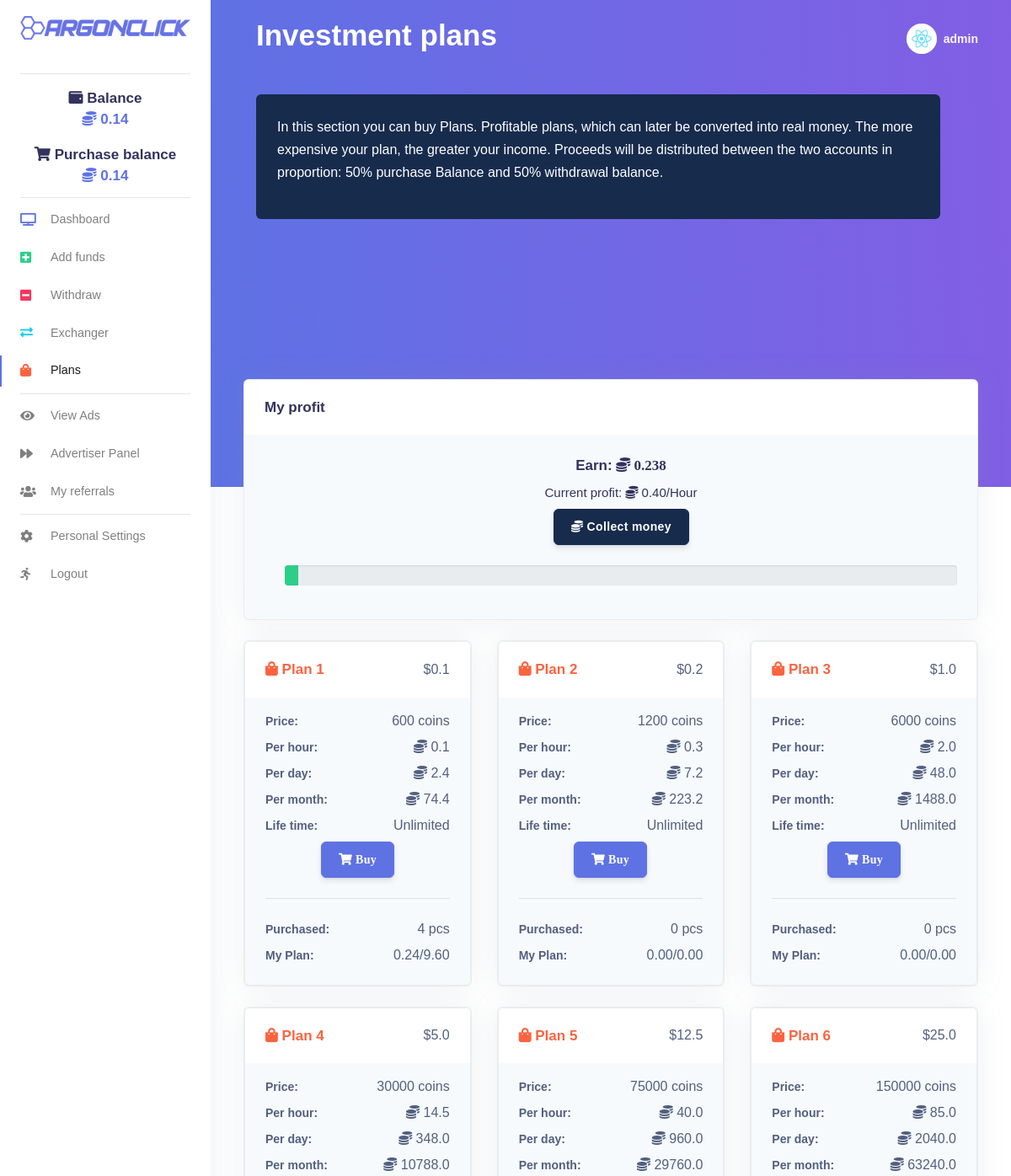
The app's page /plans/ (signed in, upper part), older data.
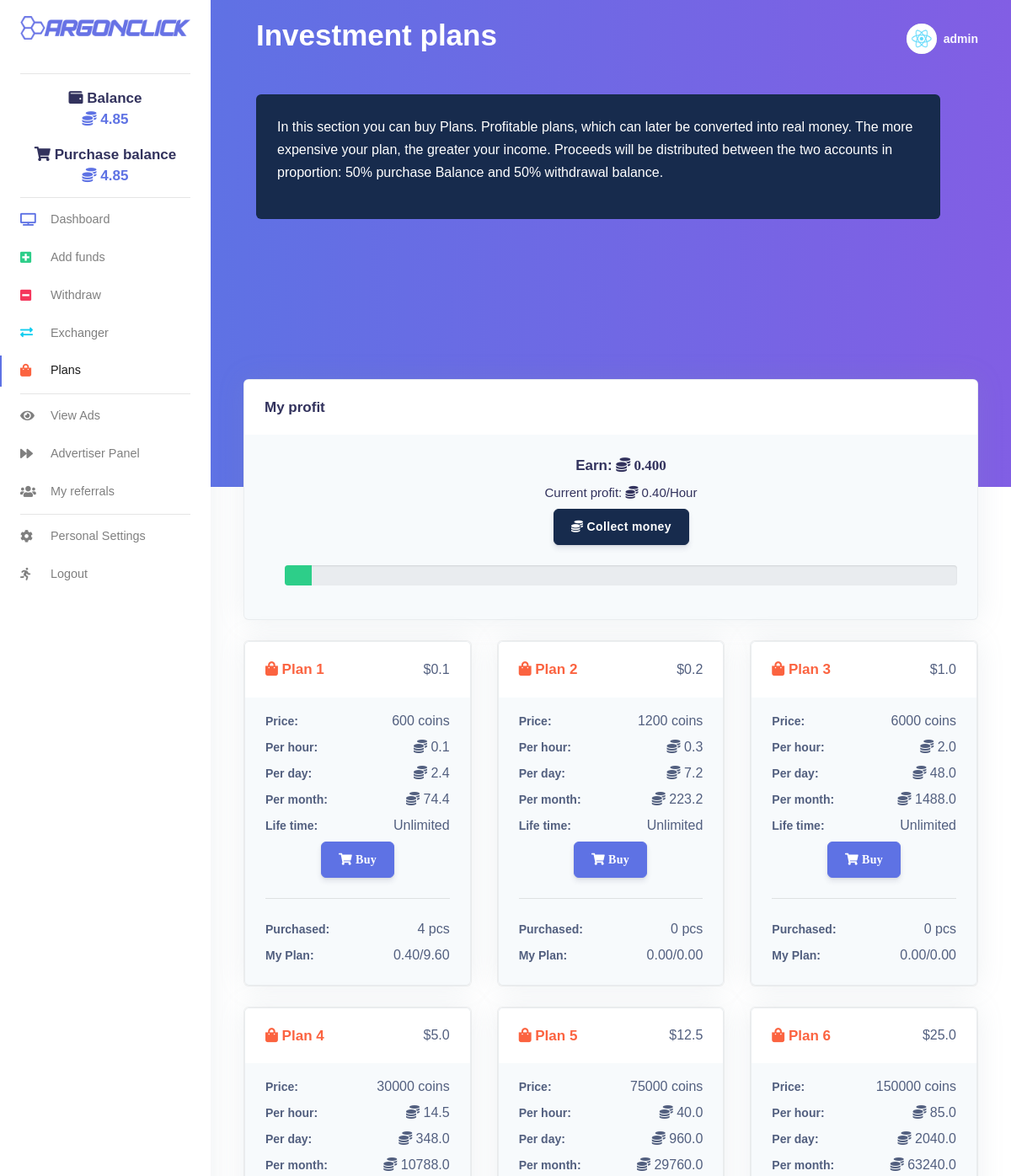
The same page, newer data.
### frontend/models.py (models this page shows, shortened)
class Profile(models.Model):
    user = models.OneToOneField(User, on_delete=models.CASCADE)
    bio = models.TextField(max_length=500, blank=True)
    code = models.CharField(max_length=6, blank=True)
    recommended_by = models.ForeignKey(User, on_delete=models.CASCADE, blank=True, null=True, related_name="ref_by")
    balance = models.FloatField(default=0.00, max_length=7)
    purchase_balance = models.FloatField(default=0.00, max_length=7)
    click = models.IntegerField(default=0)
    per_hour = models.FloatField(default=0.00, max_length=7)
    profit = models.FloatField(default=0.00, max_length=7)
    alltime_earning = models.FloatField(default=0.00)
    investment_plans = models.TextField(blank=True, null=True)
    all_deposits = models.FloatField(default=0.00, max_length=7)
    earned_click = models.FloatField(default=0.00, max_length=7)
    deposit = models.FloatField(default=0.00, max_length=7)
    paid_out = models.FloatField(default=0.00, max_length=7)
    payeer = models.CharField(max_length=9, blank=True, null=True)
    perfectmoney = models.CharField(max_length=9, blank=True, null=True)
    created = models.DateTimeField(auto_now_add=True)
    plan_created = models.DateTimeField(auto_now_add=True)
    no_plan = models.IntegerField(default=0)
    no_ad = models.IntegerField(default=0)
    title = models.CharField(max_length=70, blank=True, null=True)
    url = models.URLField(blank=True, max_length=200)
    ads = models.TextField(blank=True, null=True)
    plans = models.TextField(blank=True, null=True)
    def save(self, *args, **kwargs):
        if self.code == '':
            code = generate_ref_code()
            self.code = code
        super().save(*args, **kwargs)

class PlansPlan(models.Model):
    price = models.IntegerField(default=0)
    price_in_dollor  = models.FloatField(default=0)
    per_hour = models.FloatField(default=0)
    per_day = models.FloatField(default=0)
    per_month = models.FloatField(default=0)
    life_time = models.CharField(max_length=10, null=True, blank=True)
    def save(self, *args, **kwargs):
        super().save(*args, **kwargs)

### frontend/views.py (the view, shortened to what this page needs)
# urls.py: path('plans/', views.plans, name="plans_page"),
@login_required(login_url='login_page')
def plans(request, *args, **kwargs):
    user_obj = User.objects.get(username=str(request.user.username))
    profile = Profile.objects.get(user=user_obj)
    if profile.plans in ['plans', None]: profile.ads = ''
    if profile.investment_plans in ['plans', None]: profile.investment_plans = ''
    a = pytz.utc.localize(datetime.utcnow())
    b = a-profile.plan_created
    second = b.seconds
    hour = second/3600
    profile.per_hour = 0
    b = save_asList(profile, profile.investment_plans)
    l = PlansPlan.objects.count()
    prof = [0]*l
    max_prof = [0]*l
    for plan in PlansPlan.objects.all():
        profile.per_hour += plan.per_hour*int(b[plan.id-1])
        if len(save_asList(profile, profile.investment_plans)) != PlansPlan.objects.count():
            profile.investment_plans += f"0"
        plan.save()
    for i in range(l):
        plan = PlansPlan.objects.get(id=i+1)
        max_prof[i] = 24*plan.per_hour*int(b[i])
        if hour > 24:
            profile.profit = 24*profile.per_hour
            prof[i] = 24*plan.per_hour*int(b[i])
        else:
            profile.profit = hour*profile.per_hour
            prof[i] = hour*plan.per_hour*int(b[i])
    if profile.profit > profile.per_hour*24:
        profile.profit = profile.per_hour*24
        max_profit = 100
    elif profile.profit == 0:
        max_profit = 0
    else:
        max_profit = int((profile.profit/(profile.per_hour*24)*100))
    profile.save()
    return render(request, 'frontend/plans.html', {"profile": profile,
                                                   "plans": zip(PlansPlan.objects.all(), prof, max_prof, save_asList(profile, profile.investment_plans)),
                                                   "pcs": sum([int(i) for i in save_asList(profile, profile.investment_plans)]),
                                                   "profit": profile.profit,
                                                   "max_profit": max_profit,
                                                   })

### frontend/views.py (called while the page is built, shortened)
def save_asList(profile, obj):
    if len(obj):
        a = obj
        if a.count('') > 1:
            a = a.split('')
        else:
            a = a.replace('', '').split("ው")
        if '' in a: a.remove('')
        if obj == profile.investment_plans: return a
    return []

### frontend/templates/frontend/plans.html (shortened to what the changed rows need)
{% load i18n static %}<!DOCTYPE html>
{% load static %}
{% load compress %}
{% get_current_language as LANGUAGE_CODE %}{% get_current_language_bidi as LANGUAGE_BIDI %}
<html lang="{{ LANGUAGE_CODE|default:"en-us" }}" {% if LANGUAGE_BIDI %}dir="rtl"{% endif %}>
<head>
    {% compress css %}
    <link rel="stylesheet" type="text/css" href="{% static 'css/css.css' %}" charset="utf-8">
    <link rel="stylesheet" href="https://cdnjs.cloudflare.com/ajax/libs/font-awesome/5.5.0/css/all.css" type="text/css" charset="utf-8">
    <link rel="stylesheet" href="https://appsrv1-147a1.kxcdn.com/black-dashboard/css/nucleo-icons.min.css" type="text/css" charset="utf-8">
    <link rel="stylesheet" type="text/css" href="{% static 'css/argon-dashboard.css' %}" charset="utf-8">
    <link rel="stylesheet" type="text/css" href="{% static 'css/animate.css' %}" charset="utf-8">
    {% endcompress %}
</head>
{% load i18n %}
<body class="body">
<nav class="navbar navbar-vertical fixed-left navbar-expand-md navbar-light bg-white" id="sidenav-main">
  <div class="container-fluid">
    <div class="collapse navbar-collapse" id="sidenav-collapse-main">
      <ul id="wallet-shopping" class="navbar-nav">
           <div class="text-center mt-4">
                    <h3><i class="fas fa-wallet"></i> Balance</h3>
                    <div class="h3 font-weight-bold text-primary mt--2"> <i class="fas fa-coins"></i>  {{ profile.balance|floatformat:2 }}</div>
                  </div>
             <div class="text-center mt-2">
                    <h3><i class="fas fa-shopping-cart"></i> Purchase balance</h3>
                    <div class="h3 font-weight-bold text-primary mt--2"> <i class="fas fa-coins"></i>  {{ profile.purchase_balance|floatformat:2  }}</div>
                  </div>
      </ul>
    </div>
  </div>
</nav>
  <div class="main-content">
    <nav class="navbar navbar-top navbar-expand-md navbar-dark" id="navbar-main">
      <div class="container-fluid">
        <div class="col">
          <h1 class="display-3 text-white">Investment plans</h1>
        </div>
      </div>
    </nav>
    <div class="container-fluid mt--8">
      <div id="rate_click" class="row">
        <div class="col-xl-12">
          <div class="card bg-secondary shadow">
            <div class="card-body">
              <div class="pl-lg-4">
                <div class="row">
                  <div class="col-lg-12">
                    <div class="text-center">
                        <h3>Earn: <span class="fas fa-coins notranslate" id="Sbor"> {{ profit|floatformat:3 }}</span></h3>
                      <div class="h4 font-weight-300">Current profit: <i class="fas fa-coins"></i> {{ profile.per_hour|floatformat:2 }}/Hour</div>
                      <form action="{% url 'plans_page' %}" id="collectForm" method="post">
                        <button class="btn btn-default" id="collect-btn" type="submit">
                        </button>
                      </form>
                      <br />
                    {% if max_profit <= 50 %}
                      <div class="progress">
                          <div class="progress-bar bg-success" role="progressbar" style="width: {{max_profit}}%" aria-valuenow="25" aria-valuemin="0" aria-valuemax="100"></div>
                      </div>
                    {% elif 50 < max_profit < 100 %}
                      <div class="progress">
                          <div class="progress-bar bg-warning" role="progressbar" style="width: {{max_profit}}%" aria-valuenow="75" aria-valuemin="0" aria-valuemax="100"></div>
                      </div>
                      {% elif max_profit >= 100 %}
                      <div class="progress">
                      <div class="progress-bar bg-danger" role="progressbar" style="width: 100%" aria-valuenow="100" aria-valuemin="0" aria-valuemax="100"></div>
                      </div>
                    {% endif %}
                    </div>
                  </div>
                </div>
              </div>
            </div>
          </div>
        </div>
      </div>
    </div>
    <div class="container-fluid">
      <div id="show_table" class="row">
          {% for plan, p, mp, pcs in plans %}
          <div id="plan{{forloop.counter}}" class="col-xl-4 col-lg-6 mt-4">
            <div class="card card-stats mb-4 mb-xl-0">
              <div class="card bg-secondary shadow">
                <div class="card-header bg-white border-0">
                  <div class="row align-items-center">
                    <div class="col-8">
                        <h3 class="mb-0 text-warning"><span class="fa fa-shopping-bag"></span> Plan {{plan.id}}</h3>
                    </div>
                    <div class="col-4 text-right">${{plan.price_in_dollor}}</div>
                  </div>
                </div>
                <div class="card-body">
                  <div class="row">
                    <div class="col-lg-12">
                      <div>
                        <label class="form-control-label">Price:</label>
                        <span class="float-right">{{plan.price}} coins</span>
                      </div>
                      <div>
                        <label class="form-control-label">Per hour:</label>
                        <span class="float-right"><span class="fas fa-coins"></span> {{plan.per_hour}}</span>
                      </div>
                      <div>
                        <label class="form-control-label">Per day:</label>
                        <span class="float-right"><span class="fas fa-coins"></span> {{plan.per_day}}</span>
                      </div>
                      <div>
                        <label class="form-control-label">Per month:</label>
                        <span class="float-right"><span class="fas fa-coins"></span> {{plan.per_month}}</span>
                      </div>
					  <div>
                        <label class="form-control-label">Life time:</label>
                        <span class="float-right">Unlimited</span>
                      </div>
                    </div>
                  </div>
                  <div class="text-center">
                      <form action="{% url 'plans_page' %}" id="buyplanForm{{forloop.counter}}" method="post">
                        <button class="btn fas fa-shopping-cart btn-3 btn-primary" type="submit">
                        <span class="btn-inner--text">Buy</span>
                      </button>
                    </form>
                  </div>
                  <hr class="my-4">
                  <div class="row">
                    <div class="col-lg-12">
                      <div>
                        <label class="form-control-label">Purchased:</label>
                        <span class="float-right">{{ pcs }} pcs</span>
                      </div>
                      <div>
                        <label class="form-control-label">My Plan:</label>
                        <span class="float-right notranslate" id="Sbor{{plan.id}}">{{ p|floatformat:2 }}/{{ mp|floatformat:2 }}</span>
                      </div>
                    </div>
                  </div>
                </div>
              </div>
            </div>
          </div>
          {% endfor %}
      </div>
    </div>
  </div>
</body></html>

Row changes from the older to the newer data that the page shows:
changed Profile: balance "0.14" → "4.85"; purchase_balance "0.14" → "4.85"; profit "0.238" → "0.400"
computed for PlansPlan id 1: p "0.24" → "0.40"
Text that changed along with them:
{{ max_profit }}: 2 → 4 (drawn)
